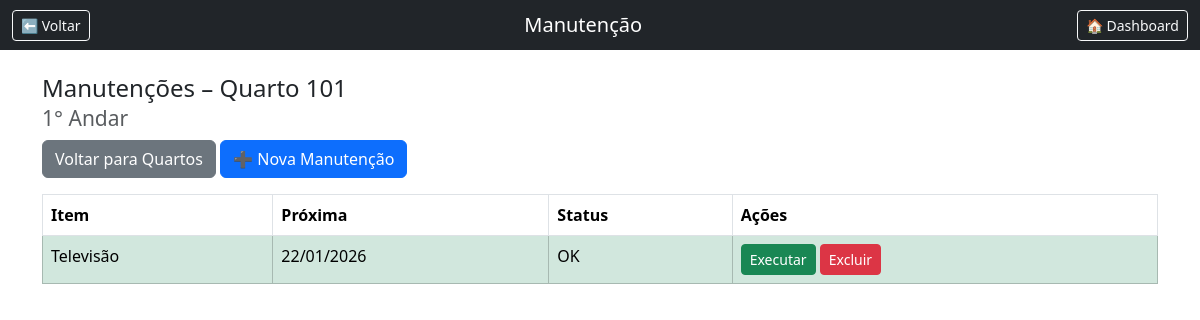
Page /quartos/1/manutencoes on the committed database.
### models/quarto.py (models this page shows)
class Quarto(db.Model):
    __tablename__ = "quartos"
    id = db.Column(db.Integer, primary_key=True)
    numero = db.Column(db.String(10), nullable=False)
    status = db.Column(db.String(20), default="OK")
    andar_id = db.Column(db.Integer, db.ForeignKey("andares.id"), nullable=False)
    manutencoes = db.relationship(
        "Manutencao",
        backref="quarto",
        lazy=True,
        cascade="all, delete"
    )

### models/andar.py (models this page shows)
class Andar(db.Model):
    __tablename__ = "andares"
    id = db.Column(db.Integer, primary_key=True)
    nome = db.Column(db.String(50), nullable=False)
    quartos = db.relationship("Quarto", backref="andar", lazy=True)

### models/manutencao.py (models this page shows, shortened)
class Manutencao(db.Model):
    __tablename__ = "manutencoes"
    id = db.Column(db.Integer, primary_key=True)
    quarto_id = db.Column(
        db.Integer,
        db.ForeignKey("quartos.id"),
        nullable=False
    )
    item_id = db.Column(
        db.Integer,
        db.ForeignKey("itens_manutencao.id"),
        nullable=False
    )
    ultima_manutencao = db.Column(db.Date, nullable=True)
    proxima_manutencao = db.Column(db.Date, nullable=False)
    status = db.Column(db.String(20), default="Pendente")
    item = db.relationship("ItemManutencao", backref="manutencoes")
    def atualizar_status(self):
        hoje = date.today()
        if self.proxima_manutencao < hoje:
            self.status = "Atrasado"
        elif self.proxima_manutencao == hoje:
            self.status = "Pendente"
        else:
            self.status = "OK"

### models/item_manutencao.py (models this page shows)
class ItemManutencao(db.Model):
    __tablename__ = "itens_manutencao"
    id = db.Column(db.Integer, primary_key=True)
    nome = db.Column(db.String(100), nullable=False)
    periodicidade_dias = db.Column(db.Integer, nullable=False)

### routes/quartos.py (the view)
@quartos_bp.route("/<int:quarto_id>/manutencoes")
def manutencoes_do_quarto(quarto_id):
    quarto = Quarto.query.get_or_404(quarto_id)
    manutencoes = Manutencao.query.filter_by(quarto_id=quarto.id).all()
    for m in manutencoes:
        m.atualizar_status()
    from models import db
    db.session.commit()
    return render_template(
        "manutencoes/por_quarto.html",
        quarto=quarto,
        manutencoes=manutencoes
    )

### templates/manutencoes/por_quarto.html (shortened to what this page needs)
{% extends "base.html" %}
{% block content %}
<h4>
    Manutenções – Quarto {{ quarto.numero }}
    <br>
    <small class="text-muted">{{ quarto.andar.nome }}</small>
</h4>
<div class="mb-3">
    <a href="{{ url_for('andares.quartos_do_andar', andar_id=quarto.andar.id) }}"
       class="btn btn-secondary">
        Voltar para Quartos
    </a>
    <a href="{{ url_for('manutencoes.nova_por_quarto', quarto_id=quarto.id) }}"
       class="btn btn-primary">
        ➕ Nova Manutenção
    </a>
</div>
{% if manutencoes %}
<table class="table table-bordered">
    <thead>
        <tr>
            <th>Item</th>
            <th>Próxima</th>
            <th>Status</th>
            <th>Ações</th>
        </tr>
    </thead>
    <tbody>
    {% for m in manutencoes %}
        <tr class="
            {% if m.status == 'OK' %}table-success{% endif %}
        ">
            <td>{{ m.item.nome }}</td>
            <td>{{ m.proxima_manutencao.strftime('%d/%m/%Y') }}</td>
            <td>{{ m.status }}</td>
            <td>
                <a href="{{ url_for('manutencoes.executar', id=m.id) }}"
                   class="btn btn-sm btn-success">
                    Executar
                </a>
                <a href="{{ url_for('manutencoes.excluir', id=m.id) }}"
                   class="btn btn-sm btn-danger"
                   onclick="return confirm('Excluir manutenção?')">
                    Excluir
                </a>
            </td>
        </tr>
    {% endfor %}
    </tbody>
</table>
{% else %}
    <div class="alert alert-info">
        Nenhuma manutenção cadastrada para este quarto.
    </div>
{% endif %}
{% endblock %}

### rows in the picture
Quarto: numero "101"
Andar: andar.nome "1° Andar"
Manutencao: item.nome "Televisão", proxima_manutencao "22/01/2026", status "OK"
